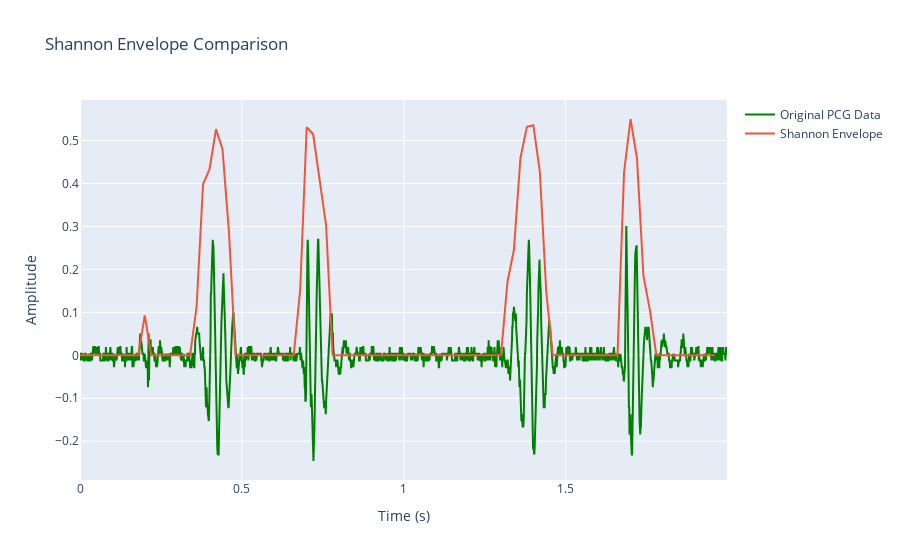

This figure's notebook cell:
### Markdown cell above
### Shannon Envelope Comparison

### Code cell
sample_rate = Fs  
N = len(heart_sound_signal)
time = (np.arange(N) / sample_rate)*20
trace1 = go.Scatter(x=np.arange(N)/Fs, y=pcg, mode='lines', line=dict(color='green'),name='Original PCG Data')
trace2 = go.Scatter(x=time, y=shannon_envelope, mode='lines', name='Shannon Envelope')
layout = go.Layout(title='Shannon Envelope Comparison', xaxis=dict(title='Time (s)'), yaxis=dict(title='Amplitude'))
fig = go.Figure(data=[trace1, trace2], layout=layout)
fig.show()

### Figure 1 — Plotly figure (JSON) as saved in the notebook; plotly's stock layout.template omitted (floating-point values rounded to 4 significant figures; data arrays with more than 128 entries replaced by an {"elided": "..."} marker saying what was removed)
{"data": [{"line": {"color": "green"}, "mode": "lines", "name": "Original PCG Data", "type": "scatter", "x": {"elided": "1999 float values"}, "y": {"elided": "1999 float values"}}, {"mode": "lines", "name": "Shannon Envelope", "type": "scatter", "x": {"elided": "1999 float values"}, "y": [0, 0, 0, 0, 0, 0, 0, 0, 0, 0, 0.0929, 0, 0, 0, 0, 0, 0, 0, 0.1131, 0.3984, 0.4334, 0.5268, 0.4799, 0.2868, 0, 0, 0, 0, 0, 0, 0, 0, 0, 0, 0.1529, 0.5312, 0.5147, 0.4024, 0.3021, 0, 0, 0, 0, 0, 0, 0, 0, 0, 0, 0, 0, 0, 0, 0, 0, 0, 0, 0, 0, 0, 0, 0, 0, 0, 0, 0, 0.1708, 0.2458, 0.4591, 0.5323, 0.5359, 0.4274, 0.1465, 0, 0, 0, 0, 0, 0, 0, 0, 0, 0, 0, 0.4252, 0.5503, 0.4586, 0.1852, 0.1049, 0, 0, 0, 0, 0, 0, 0, 0, 0, 0]}], "layout": {"title": {"text": "Shannon Envelope Comparison"}, "xaxis": {"title": {"text": "Time (s)"}}, "yaxis": {"title": {"text": "Amplitude"}}}}
